Frame 1 (no input): blank canvas, image omitted
Frame 60 (no input): blank canvas, image omitted
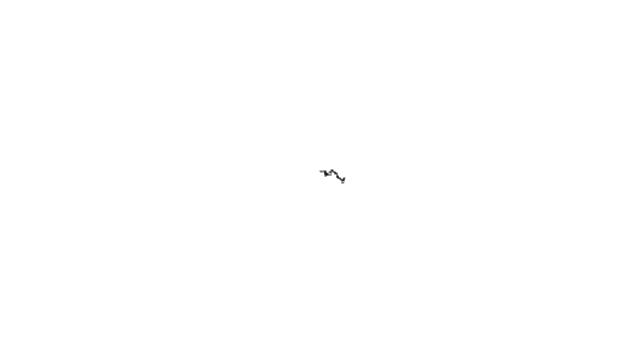
Frame 120 (the mouse pressed at the canvas centre since frame 60)

The p5.js sketch whose frames 1 and 60 were blank and that drew this single picture after the mouse press (run headless with seeded random() and noise() and a simulated clock; from frame 60 on, the mouse is pressed at the canvas centre):

// p5.js sketch
// ── sketch.js
let walker;

function setup() {
    createCanvas(640, 340);
    walker = new Walker();
}

function draw() {
    walker.step();
    walker.display();
}

class Walker {
    constructor() {
        this.x = width / 2;
        this.y = height / 2;
    }

    display() {
        stroke(0);
        point(this.x, this.y);
    }

    step() {
        const r = random(1);
        if (r < 0.4) {
            this.x++;
        }
        else if (r < 0.6) {
            this.x--;
        }
        else if (r < 0.8) {
            this.y++
        }
        else {
            this.y--;
        }
    }
}
